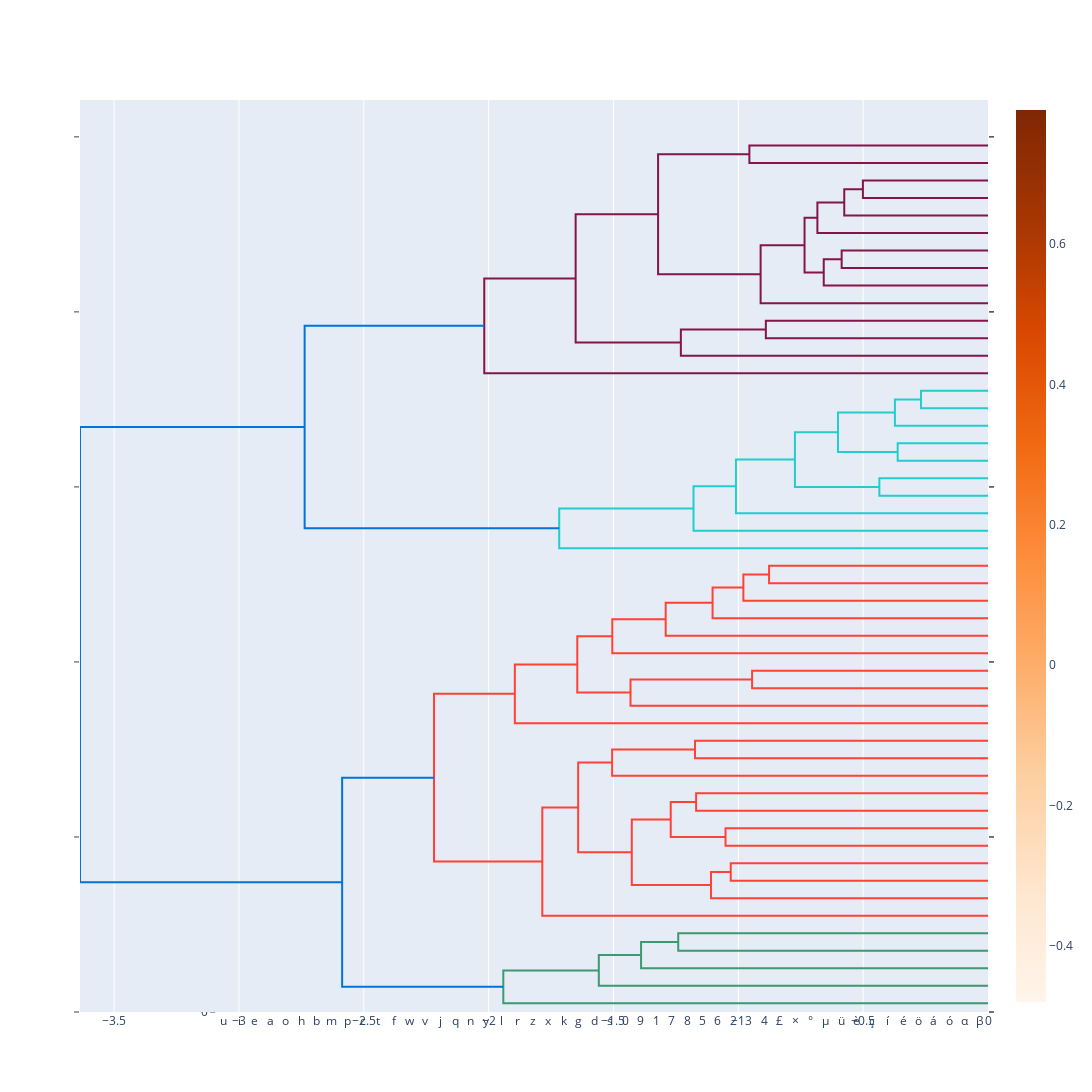

Notebook cell for this chart:
### Code cell
# Edit xaxis
fig.update_layout(xaxis={'domain': [.15, 1],
                                  'mirror': False,
                                  'showgrid': False,
                                  'showline': False,
                                  'zeroline': False,
                                  'showticklabels': True,
                                  'ticks':""})

### Figure 1 — Plotly figure (JSON) as saved in the notebook; plotly's stock layout.template omitted (floating-point values rounded to 4 significant figures; data arrays with more than 128 entries replaced by an {"elided": "..."} marker saying what was removed)
{"data": [{"hoverinfo": "text", "marker": {"color": "rgb(61,153,112)"}, "mode": "lines", "type": "scatter", "x": [35, 35, 45, 45], "xaxis": "x", "y": [0, 1.241, 1.241, 0], "yaxis": "y2"}, {"hoverinfo": "text", "marker": {"color": "rgb(61,153,112)"}, "mode": "lines", "type": "scatter", "x": [25, 25, 40, 40], "xaxis": "x", "y": [0, 1.39, 1.39, 1.241], "yaxis": "y2"}, {"hoverinfo": "text", "marker": {"color": "rgb(61,153,112)"}, "mode": "lines", "type": "scatter", "x": [15, 15, 32.5, 32.5], "xaxis": "x", "y": [0, 1.559, 1.559, 1.39], "yaxis": "y2"}, {"hoverinfo": "text", "marker": {"color": "rgb(61,153,112)"}, "mode": "lines", "type": "scatter", "x": [5, 5, 23.75, 23.75], "xaxis": "x", "y": [0, 1.941, 1.941, 1.559], "yaxis": "y2"}, {"hoverinfo": "text", "marker": {"color": "rgb(255,65,54)"}, "mode": "lines", "type": "scatter", "x": [75, 75, 85, 85], "xaxis": "x", "y": [0, 1.03, 1.03, 0], "yaxis": "y2"}, {"hoverinfo": "text", "marker": {"color": "rgb(255,65,54)"}, "mode": "lines", "type": "scatter", "x": [65, 65, 80, 80], "xaxis": "x", "y": [0, 1.11, 1.11, 1.03], "yaxis": "y2"}, {"hoverinfo": "text", "marker": {"color": "rgb(255,65,54)"}, "mode": "lines", "type": "scatter", "x": [95, 95, 105, 105], "xaxis": "x", "y": [0, 1.051, 1.051, 0], "yaxis": "y2"}, {"hoverinfo": "text", "marker": {"color": "rgb(255,65,54)"}, "mode": "lines", "type": "scatter", "x": [115, 115, 125, 125], "xaxis": "x", "y": [0, 1.169, 1.169, 0], "yaxis": "y2"}, {"hoverinfo": "text", "marker": {"color": "rgb(255,65,54)"}, "mode": "lines", "type": "scatter", "x": [100, 100, 120, 120], "xaxis": "x", "y": [1.051, 1.271, 1.271, 1.169], "yaxis": "y2"}, {"hoverinfo": "text", "marker": {"color": "rgb(255,65,54)"}, "mode": "lines", "type": "scatter", "x": [72.5, 72.5, 110, 110], "xaxis": "x", "y": [1.11, 1.427, 1.427, 1.271], "yaxis": "y2"}, {"hoverinfo": "text", "marker": {"color": "rgb(255,65,54)"}, "mode": "lines", "type": "scatter", "x": [145, 145, 155, 155], "xaxis": "x", "y": [0, 1.174, 1.174, 0], "yaxis": "y2"}, {"hoverinfo": "text", "marker": {"color": "rgb(255,65,54)"}, "mode": "lines", "type": "scatter", "x": [135, 135, 150, 150], "xaxis": "x", "y": [0, 1.505, 1.505, 1.174], "yaxis": "y2"}, {"hoverinfo": "text", "marker": {"color": "rgb(255,65,54)"}, "mode": "lines", "type": "scatter", "x": [91.25, 91.25, 142.5, 142.5], "xaxis": "x", "y": [1.427, 1.641, 1.641, 1.505], "yaxis": "y2"}, {"hoverinfo": "text", "marker": {"color": "rgb(255,65,54)"}, "mode": "lines", "type": "scatter", "x": [55, 55, 116.9, 116.9], "xaxis": "x", "y": [0, 1.785, 1.785, 1.641], "yaxis": "y2"}, {"hoverinfo": "text", "marker": {"color": "rgb(255,65,54)"}, "mode": "lines", "type": "scatter", "x": [185, 185, 195, 195], "xaxis": "x", "y": [0, 0.9448, 0.9448, 0], "yaxis": "y2"}, {"hoverinfo": "text", "marker": {"color": "rgb(255,65,54)"}, "mode": "lines", "type": "scatter", "x": [175, 175, 190, 190], "xaxis": "x", "y": [0, 1.432, 1.432, 0.9448], "yaxis": "y2"}, {"hoverinfo": "text", "marker": {"color": "rgb(255,65,54)"}, "mode": "lines", "type": "scatter", "x": [245, 245, 255, 255], "xaxis": "x", "y": [0, 0.8768, 0.8768, 0], "yaxis": "y2"}, {"hoverinfo": "text", "marker": {"color": "rgb(255,65,54)"}, "mode": "lines", "type": "scatter", "x": [235, 235, 250, 250], "xaxis": "x", "y": [0, 0.9798, 0.9798, 0.8768], "yaxis": "y2"}, {"hoverinfo": "text", "marker": {"color": "rgb(255,65,54)"}, "mode": "lines", "type": "scatter", "x": [225, 225, 242.5, 242.5], "xaxis": "x", "y": [0, 1.103, 1.103, 0.9798], "yaxis": "y2"}, {"hoverinfo": "text", "marker": {"color": "rgb(255,65,54)"}, "mode": "lines", "type": "scatter", "x": [215, 215, 233.8, 233.8], "xaxis": "x", "y": [0, 1.291, 1.291, 1.103], "yaxis": "y2"}, {"hoverinfo": "text", "marker": {"color": "rgb(255,65,54)"}, "mode": "lines", "type": "scatter", "x": [205, 205, 224.4, 224.4], "xaxis": "x", "y": [0, 1.505, 1.505, 1.291], "yaxis": "y2"}, {"hoverinfo": "text", "marker": {"color": "rgb(255,65,54)"}, "mode": "lines", "type": "scatter", "x": [182.5, 182.5, 214.7, 214.7], "xaxis": "x", "y": [1.432, 1.645, 1.645, 1.505], "yaxis": "y2"}, {"hoverinfo": "text", "marker": {"color": "rgb(255,65,54)"}, "mode": "lines", "type": "scatter", "x": [165, 165, 198.6, 198.6], "xaxis": "x", "y": [0, 1.895, 1.895, 1.645], "yaxis": "y2"}, {"hoverinfo": "text", "marker": {"color": "rgb(255,65,54)"}, "mode": "lines", "type": "scatter", "x": [85.94, 85.94, 181.8, 181.8], "xaxis": "x", "y": [1.785, 2.219, 2.219, 1.895], "yaxis": "y2"}, {"hoverinfo": "text", "marker": {"color": "rgb(0,116,217)"}, "mode": "lines", "type": "scatter", "x": [14.38, 14.38, 133.9, 133.9], "xaxis": "x", "y": [1.941, 2.587, 2.587, 2.219], "yaxis": "y2"}, {"hoverinfo": "text", "marker": {"color": "rgb(35,205,205)"}, "mode": "lines", "type": "scatter", "x": [295, 295, 305, 305], "xaxis": "x", "y": [0, 0.4352, 0.4352, 0], "yaxis": "y2"}, {"hoverinfo": "text", "marker": {"color": "rgb(35,205,205)"}, "mode": "lines", "type": "scatter", "x": [315, 315, 325, 325], "xaxis": "x", "y": [0, 0.3618, 0.3618, 0], "yaxis": "y2"}, {"hoverinfo": "text", "marker": {"color": "rgb(35,205,205)"}, "mode": "lines", "type": "scatter", "x": [345, 345, 355, 355], "xaxis": "x", "y": [0, 0.2682, 0.2682, 0], "yaxis": "y2"}, {"hoverinfo": "text", "marker": {"color": "rgb(35,205,205)"}, "mode": "lines", "type": "scatter", "x": [335, 335, 350, 350], "xaxis": "x", "y": [0, 0.3729, 0.3729, 0.2682], "yaxis": "y2"}, {"hoverinfo": "text", "marker": {"color": "rgb(35,205,205)"}, "mode": "lines", "type": "scatter", "x": [320, 320, 342.5, 342.5], "xaxis": "x", "y": [0.3618, 0.6009, 0.6009, 0.3729], "yaxis": "y2"}, {"hoverinfo": "text", "marker": {"color": "rgb(35,205,205)"}, "mode": "lines", "type": "scatter", "x": [300, 300, 331.2, 331.2], "xaxis": "x", "y": [0.4352, 0.7733, 0.7733, 0.6009], "yaxis": "y2"}, {"hoverinfo": "text", "marker": {"color": "rgb(35,205,205)"}, "mode": "lines", "type": "scatter", "x": [285, 285, 315.6, 315.6], "xaxis": "x", "y": [0, 1.01, 1.01, 0.7733], "yaxis": "y2"}, {"hoverinfo": "text", "marker": {"color": "rgb(35,205,205)"}, "mode": "lines", "type": "scatter", "x": [275, 275, 300.3, 300.3], "xaxis": "x", "y": [0, 1.179, 1.179, 1.01], "yaxis": "y2"}, {"hoverinfo": "text", "marker": {"color": "rgb(35,205,205)"}, "mode": "lines", "type": "scatter", "x": [265, 265, 287.7, 287.7], "xaxis": "x", "y": [0, 1.717, 1.717, 1.179], "yaxis": "y2"}, {"hoverinfo": "text", "marker": {"color": "rgb(133,20,75)"}, "mode": "lines", "type": "scatter", "x": [385, 385, 395, 395], "xaxis": "x", "y": [0, 0.8897, 0.8897, 0], "yaxis": "y2"}, {"hoverinfo": "text", "marker": {"color": "rgb(133,20,75)"}, "mode": "lines", "type": "scatter", "x": [375, 375, 390, 390], "xaxis": "x", "y": [0, 1.23, 1.23, 0.8897], "yaxis": "y2"}, {"hoverinfo": "text", "marker": {"color": "rgb(133,20,75)"}, "mode": "lines", "type": "scatter", "x": [425, 425, 435, 435], "xaxis": "x", "y": [0, 0.5861, 0.5861, 0], "yaxis": "y2"}, {"hoverinfo": "text", "marker": {"color": "rgb(133,20,75)"}, "mode": "lines", "type": "scatter", "x": [415, 415, 430, 430], "xaxis": "x", "y": [0, 0.6579, 0.6579, 0.5861], "yaxis": "y2"}, {"hoverinfo": "text", "marker": {"color": "rgb(133,20,75)"}, "mode": "lines", "type": "scatter", "x": [465, 465, 475, 475], "xaxis": "x", "y": [0, 0.501, 0.501, 0], "yaxis": "y2"}, {"hoverinfo": "text", "marker": {"color": "rgb(133,20,75)"}, "mode": "lines", "type": "scatter", "x": [455, 455, 470, 470], "xaxis": "x", "y": [0, 0.5758, 0.5758, 0.501], "yaxis": "y2"}, {"hoverinfo": "text", "marker": {"color": "rgb(133,20,75)"}, "mode": "lines", "type": "scatter", "x": [445, 445, 462.5, 462.5], "xaxis": "x", "y": [0, 0.6833, 0.6833, 0.5758], "yaxis": "y2"}, {"hoverinfo": "text", "marker": {"color": "rgb(133,20,75)"}, "mode": "lines", "type": "scatter", "x": [422.5, 422.5, 453.8, 453.8], "xaxis": "x", "y": [0.6579, 0.7347, 0.7347, 0.6833], "yaxis": "y2"}, {"hoverinfo": "text", "marker": {"color": "rgb(133,20,75)"}, "mode": "lines", "type": "scatter", "x": [405, 405, 438.1, 438.1], "xaxis": "x", "y": [0, 0.9107, 0.9107, 0.7347], "yaxis": "y2"}, {"hoverinfo": "text", "marker": {"color": "rgb(133,20,75)"}, "mode": "lines", "type": "scatter", "x": [485, 485, 495, 495], "xaxis": "x", "y": [0, 0.9557, 0.9557, 0], "yaxis": "y2"}, {"hoverinfo": "text", "marker": {"color": "rgb(133,20,75)"}, "mode": "lines", "type": "scatter", "x": [421.6, 421.6, 490, 490], "xaxis": "x", "y": [0.9107, 1.321, 1.321, 0.9557], "yaxis": "y2"}, {"hoverinfo": "text", "marker": {"color": "rgb(133,20,75)"}, "mode": "lines", "type": "scatter", "x": [382.5, 382.5, 455.8, 455.8], "xaxis": "x", "y": [1.23, 1.652, 1.652, 1.321], "yaxis": "y2"}, {"hoverinfo": "text", "marker": {"color": "rgb(133,20,75)"}, "mode": "lines", "type": "scatter", "x": [365, 365, 419.1, 419.1], "xaxis": "x", "y": [0, 2.018, 2.018, 1.652], "yaxis": "y2"}, {"hoverinfo": "text", "marker": {"color": "rgb(0,116,217)"}, "mode": "lines", "type": "scatter", "x": [276.3, 276.3, 392.1, 392.1], "xaxis": "x", "y": [1.717, 2.737, 2.737, 2.018], "yaxis": "y2"}, {"hoverinfo": "text", "marker": {"color": "rgb(0,116,217)"}, "mode": "lines", "type": "scatter", "x": [74.12, 74.12, 334.2, 334.2], "xaxis": "x", "y": [2.587, 3.637, 3.637, 2.737], "yaxis": "y2"}, {"hoverinfo": "text", "marker": {"color": "rgb(61,153,112)"}, "mode": "lines", "type": "scatter", "x": [0, -1.241, -1.241, 0], "xaxis": "x2", "y": [35, 35, 45, 45], "yaxis": "y"}, {"hoverinfo": "text", "marker": {"color": "rgb(61,153,112)"}, "mode": "lines", "type": "scatter", "x": [0, -1.39, -1.39, -1.241], "xaxis": "x2", "y": [25, 25, 40, 40], "yaxis": "y"}, {"hoverinfo": "text", "marker": {"color": "rgb(61,153,112)"}, "mode": "lines", "type": "scatter", "x": [0, -1.559, -1.559, -1.39], "xaxis": "x2", "y": [15, 15, 32.5, 32.5], "yaxis": "y"}, {"hoverinfo": "text", "marker": {"color": "rgb(61,153,112)"}, "mode": "lines", "type": "scatter", "x": [0, -1.941, -1.941, -1.559], "xaxis": "x2", "y": [5, 5, 23.75, 23.75], "yaxis": "y"}, {"hoverinfo": "text", "marker": {"color": "rgb(255,65,54)"}, "mode": "lines", "type": "scatter", "x": [0, -1.03, -1.03, 0], "xaxis": "x2", "y": [75, 75, 85, 85], "yaxis": "y"}, {"hoverinfo": "text", "marker": {"color": "rgb(255,65,54)"}, "mode": "lines", "type": "scatter", "x": [0, -1.11, -1.11, -1.03], "xaxis": "x2", "y": [65, 65, 80, 80], "yaxis": "y"}, {"hoverinfo": "text", "marker": {"color": "rgb(255,65,54)"}, "mode": "lines", "type": "scatter", "x": [0, -1.051, -1.051, 0], "xaxis": "x2", "y": [95, 95, 105, 105], "yaxis": "y"}, {"hoverinfo": "text", "marker": {"color": "rgb(255,65,54)"}, "mode": "lines", "type": "scatter", "x": [0, -1.169, -1.169, 0], "xaxis": "x2", "y": [115, 115, 125, 125], "yaxis": "y"}, {"hoverinfo": "text", "marker": {"color": "rgb(255,65,54)"}, "mode": "lines", "type": "scatter", "x": [-1.051, -1.271, -1.271, -1.169], "xaxis": "x2", "y": [100, 100, 120, 120], "yaxis": "y"}, {"hoverinfo": "text", "marker": {"color": "rgb(255,65,54)"}, "mode": "lines", "type": "scatter", "x": [-1.11, -1.427, -1.427, -1.271], "xaxis": "x2", "y": [72.5, 72.5, 110, 110], "yaxis": "y"}, {"hoverinfo": "text", "marker": {"color": "rgb(255,65,54)"}, "mode": "lines", "type": "scatter", "x": [0, -1.174, -1.174, 0], "xaxis": "x2", "y": [145, 145, 155, 155], "yaxis": "y"}, {"hoverinfo": "text", "marker": {"color": "rgb(255,65,54)"}, "mode": "lines", "type": "scatter", "x": [0, -1.505, -1.505, -1.174], "xaxis": "x2", "y": [135, 135, 150, 150], "yaxis": "y"}, {"hoverinfo": "text", "marker": {"color": "rgb(255,65,54)"}, "mode": "lines", "type": "scatter", "x": [-1.427, -1.641, -1.641, -1.505], "xaxis": "x2", "y": [91.25, 91.25, 142.5, 142.5], "yaxis": "y"}, {"hoverinfo": "text", "marker": {"color": "rgb(255,65,54)"}, "mode": "lines", "type": "scatter", "x": [0, -1.785, -1.785, -1.641], "xaxis": "x2", "y": [55, 55, 116.9, 116.9], "yaxis": "y"}, {"hoverinfo": "text", "marker": {"color": "rgb(255,65,54)"}, "mode": "lines", "type": "scatter", "x": [0, -0.9448, -0.9448, 0], "xaxis": "x2", "y": [185, 185, 195, 195], "yaxis": "y"}, {"hoverinfo": "text", "marker": {"color": "rgb(255,65,54)"}, "mode": "lines", "type": "scatter", "x": [0, -1.432, -1.432, -0.9448], "xaxis": "x2", "y": [175, 175, 190, 190], "yaxis": "y"}, {"hoverinfo": "text", "marker": {"color": "rgb(255,65,54)"}, "mode": "lines", "type": "scatter", "x": [0, -0.8768, -0.8768, 0], "xaxis": "x2", "y": [245, 245, 255, 255], "yaxis": "y"}, {"hoverinfo": "text", "marker": {"color": "rgb(255,65,54)"}, "mode": "lines", "type": "scatter", "x": [0, -0.9798, -0.9798, -0.8768], "xaxis": "x2", "y": [235, 235, 250, 250], "yaxis": "y"}, {"hoverinfo": "text", "marker": {"color": "rgb(255,65,54)"}, "mode": "lines", "type": "scatter", "x": [0, -1.103, -1.103, -0.9798], "xaxis": "x2", "y": [225, 225, 242.5, 242.5], "yaxis": "y"}, {"hoverinfo": "text", "marker": {"color": "rgb(255,65,54)"}, "mode": "lines", "type": "scatter", "x": [0, -1.291, -1.291, -1.103], "xaxis": "x2", "y": [215, 215, 233.8, 233.8], "yaxis": "y"}, {"hoverinfo": "text", "marker": {"color": "rgb(255,65,54)"}, "mode": "lines", "type": "scatter", "x": [0, -1.505, -1.505, -1.291], "xaxis": "x2", "y": [205, 205, 224.4, 224.4], "yaxis": "y"}, {"hoverinfo": "text", "marker": {"color": "rgb(255,65,54)"}, "mode": "lines", "type": "scatter", "x": [-1.432, -1.645, -1.645, -1.505], "xaxis": "x2", "y": [182.5, 182.5, 214.7, 214.7], "yaxis": "y"}, {"hoverinfo": "text", "marker": {"color": "rgb(255,65,54)"}, "mode": "lines", "type": "scatter", "x": [0, -1.895, -1.895, -1.645], "xaxis": "x2", "y": [165, 165, 198.6, 198.6], "yaxis": "y"}, {"hoverinfo": "text", "marker": {"color": "rgb(255,65,54)"}, "mode": "lines", "type": "scatter", "x": [-1.785, -2.219, -2.219, -1.895], "xaxis": "x2", "y": [85.94, 85.94, 181.8, 181.8], "yaxis": "y"}, {"hoverinfo": "text", "marker": {"color": "rgb(0,116,217)"}, "mode": "lines", "type": "scatter", "x": [-1.941, -2.587, -2.587, -2.219], "xaxis": "x2", "y": [14.38, 14.38, 133.9, 133.9], "yaxis": "y"}, {"hoverinfo": "text", "marker": {"color": "rgb(35,205,205)"}, "mode": "lines", "type": "scatter", "x": [0, -0.4352, -0.4352, 0], "xaxis": "x2", "y": [295, 295, 305, 305], "yaxis": "y"}, {"hoverinfo": "text", "marker": {"color": "rgb(35,205,205)"}, "mode": "lines", "type": "scatter", "x": [0, -0.3618, -0.3618, 0], "xaxis": "x2", "y": [315, 315, 325, 325], "yaxis": "y"}, {"hoverinfo": "text", "marker": {"color": "rgb(35,205,205)"}, "mode": "lines", "type": "scatter", "x": [0, -0.2682, -0.2682, 0], "xaxis": "x2", "y": [345, 345, 355, 355], "yaxis": "y"}, {"hoverinfo": "text", "marker": {"color": "rgb(35,205,205)"}, "mode": "lines", "type": "scatter", "x": [0, -0.3729, -0.3729, -0.2682], "xaxis": "x2", "y": [335, 335, 350, 350], "yaxis": "y"}, {"hoverinfo": "text", "marker": {"color": "rgb(35,205,205)"}, "mode": "lines", "type": "scatter", "x": [-0.3618, -0.6009, -0.6009, -0.3729], "xaxis": "x2", "y": [320, 320, 342.5, 342.5], "yaxis": "y"}, {"hoverinfo": "text", "marker": {"color": "rgb(35,205,205)"}, "mode": "lines", "type": "scatter", "x": [-0.4352, -0.7733, -0.7733, -0.6009], "xaxis": "x2", "y": [300, 300, 331.2, 331.2], "yaxis": "y"}, {"hoverinfo": "text", "marker": {"color": "rgb(35,205,205)"}, "mode": "lines", "type": "scatter", "x": [0, -1.01, -1.01, -0.7733], "xaxis": "x2", "y": [285, 285, 315.6, 315.6], "yaxis": "y"}, {"hoverinfo": "text", "marker": {"color": "rgb(35,205,205)"}, "mode": "lines", "type": "scatter", "x": [0, -1.179, -1.179, -1.01], "xaxis": "x2", "y": [275, 275, 300.3, 300.3], "yaxis": "y"}, {"hoverinfo": "text", "marker": {"color": "rgb(35,205,205)"}, "mode": "lines", "type": "scatter", "x": [0, -1.717, -1.717, -1.179], "xaxis": "x2", "y": [265, 265, 287.7, 287.7], "yaxis": "y"}, {"hoverinfo": "text", "marker": {"color": "rgb(133,20,75)"}, "mode": "lines", "type": "scatter", "x": [0, -0.8897, -0.8897, 0], "xaxis": "x2", "y": [385, 385, 395, 395], "yaxis": "y"}, {"hoverinfo": "text", "marker": {"color": "rgb(133,20,75)"}, "mode": "lines", "type": "scatter", "x": [0, -1.23, -1.23, -0.8897], "xaxis": "x2", "y": [375, 375, 390, 390], "yaxis": "y"}, {"hoverinfo": "text", "marker": {"color": "rgb(133,20,75)"}, "mode": "lines", "type": "scatter", "x": [0, -0.5861, -0.5861, 0], "xaxis": "x2", "y": [425, 425, 435, 435], "yaxis": "y"}, {"hoverinfo": "text", "marker": {"color": "rgb(133,20,75)"}, "mode": "lines", "type": "scatter", "x": [0, -0.6579, -0.6579, -0.5861], "xaxis": "x2", "y": [415, 415, 430, 430], "yaxis": "y"}, {"hoverinfo": "text", "marker": {"color": "rgb(133,20,75)"}, "mode": "lines", "type": "scatter", "x": [0, -0.501, -0.501, 0], "xaxis": "x2", "y": [465, 465, 475, 475], "yaxis": "y"}, {"hoverinfo": "text", "marker": {"color": "rgb(133,20,75)"}, "mode": "lines", "type": "scatter", "x": [0, -0.5758, -0.5758, -0.501], "xaxis": "x2", "y": [455, 455, 470, 470], "yaxis": "y"}, {"hoverinfo": "text", "marker": {"color": "rgb(133,20,75)"}, "mode": "lines", "type": "scatter", "x": [0, -0.6833, -0.6833, -0.5758], "xaxis": "x2", "y": [445, 445, 462.5, 462.5], "yaxis": "y"}, {"hoverinfo": "text", "marker": {"color": "rgb(133,20,75)"}, "mode": "lines", "type": "scatter", "x": [-0.6579, -0.7347, -0.7347, -0.6833], "xaxis": "x2", "y": [422.5, 422.5, 453.8, 453.8], "yaxis": "y"}, {"hoverinfo": "text", "marker": {"color": "rgb(133,20,75)"}, "mode": "lines", "type": "scatter", "x": [0, -0.9107, -0.9107, -0.7347], "xaxis": "x2", "y": [405, 405, 438.1, 438.1], "yaxis": "y"}, {"hoverinfo": "text", "marker": {"color": "rgb(133,20,75)"}, "mode": "lines", "type": "scatter", "x": [0, -0.9557, -0.9557, 0], "xaxis": "x2", "y": [485, 485, 495, 495], "yaxis": "y"}, {"hoverinfo": "text", "marker": {"color": "rgb(133,20,75)"}, "mode": "lines", "type": "scatter", "x": [-0.9107, -1.321, -1.321, -0.9557], "xaxis": "x2", "y": [421.6, 421.6, 490, 490], "yaxis": "y"}, {"hoverinfo": "text", "marker": {"color": "rgb(133,20,75)"}, "mode": "lines", "type": "scatter", "x": [-1.23, -1.652, -1.652, -1.321], "xaxis": "x2", "y": [382.5, 382.5, 455.8, 455.8], "yaxis": "y"}, {"hoverinfo": "text", "marker": {"color": "rgb(133,20,75)"}, "mode": "lines", "type": "scatter", "x": [0, -2.018, -2.018, -1.652], "xaxis": "x2", "y": [365, 365, 419.1, 419.1], "yaxis": "y"}, {"hoverinfo": "text", "marker": {"color": "rgb(0,116,217)"}, "mode": "lines", "type": "scatter", "x": [-1.717, -2.737, -2.737, -2.018], "xaxis": "x2", "y": [276.3, 276.3, 392.1, 392.1], "yaxis": "y"}, {"hoverinfo": "text", "marker": {"color": "rgb(0,116,217)"}, "mode": "lines", "type": "scatter", "x": [-2.587, -3.637, -3.637, -2.737], "xaxis": "x2", "y": [74.12, 74.12, 334.2, 334.2], "yaxis": "y"}, {"colorscale": [[0, "rgb(255,245,235)"], [0.125, "rgb(254,230,206)"], [0.25, "rgb(253,208,162)"], [0.375, "rgb(253,174,107)"], [0.5, "rgb(253,141,60)"], [0.625, "rgb(241,105,19)"], [0.75, "rgb(217,72,1)"], [0.875, "rgb(166,54,3)"], [1, "rgb(127,39,4)"]], "type": "heatmap", "x": [5, 15, 25, 35, 45, 55, 65, 75, 85, 95, 105, 115, 125, 135, 145, 155, 165, 175, 185, 195, 205, 215, 225, 235, 245, 255, 265, 275, 285, 295, 305, 315, 325, 335, 345, 355, 365, 375, 385, 395, 405, 415, 425, 435, 445, 455, 465, 475, 485, 495], "y": [5, 15, 25, 35, 45, 55, 65, 75, 85, 95, 105, 115, 125, 135, 145, 155, 165, 175, 185, 195, 205, 215, 225, 235, 245, 255, 265, 275, 285, 295, 305, 315, 325, 335, 345, 355, 365, 375, 385, 395, 405, 415, 425, 435, 445, 455, 465, 475, 485, 495], "z": {"elided": "50x50 float values"}}], "layout": {"autosize": false, "height": 1200, "hovermode": "closest", "showlegend": false, "width": 1200, "xaxis": {"domain": [0.15, 1], "mirror": false, "rangemode": "tozero", "showgrid": false, "showline": false, "showticklabels": true, "tickmode": "array", "ticks": "", "ticktext": ["u", "i", "e", "a", "o", "h", "b", "m", "p", "c", "t", "f", "w", "v", "j", "q", "n", "y", "l", "r", "z", "x", "k", "g", "d", "s", "0", "9", "1", "7", "8", "5", "6", "2", "3", "4", "£", "×", "°", "μ", "ü", "è", "ç", "í", "é", "ö", "á", "ó", "α", "β"], "tickvals": [5, 15, 25, 35, 45, 55, 65, 75, 85, 95, 105, 115, 125, 135, 145, 155, 165, 175, 185, 195, 205, 215, 225, 235, 245, 255, 265, 275, 285, 295, 305, 315, 325, 335, 345, 355, 365, 375, 385, 395, 405, 415, 425, 435, 445, 455, 465, 475, 485, 495], "type": "linear", "zeroline": false}, "yaxis": {"mirror": "allticks", "rangemode": "tozero", "showgrid": false, "showline": true, "showticklabels": true, "ticks": "outside", "type": "linear", "zeroline": false}}}
